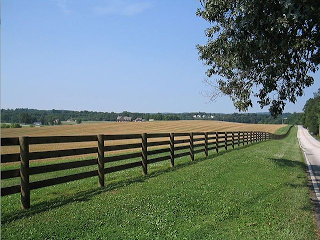
//> input picture image.png, 320 x 240 px
$ ./houghlines image.png   (built with g++ and OpenCV 4)
//> lines starting //> are read from the running program, lines starting //| are printed output that depends on the picture
#include <cmath>
#include <iostream>

#include "opencv2/core/core.hpp"
#include "opencv2/highgui/highgui.hpp"
#include "opencv2/imgproc/imgproc.hpp"
#include "opencv2/gpu/gpu.hpp"

using namespace std;
using namespace cv;
using namespace cv::gpu;

static void help()
{
    cout << "This program demonstrates line finding with the Hough transform." << endl;
    cout << "Usage:" << endl;
    cout << "./gpu-example-houghlines <image_name>, Default is pic1.png\n" << endl;
}

int main(int argc, const char* argv[])
{
    const string filename = argc >= 2 ? argv[1] : "pic1.png";

    Mat src = imread(filename, IMREAD_GRAYSCALE);
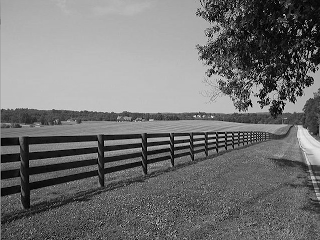
//> src: 240 rows x 320 cols, CV_8UC1; min 0, max 246, mean 115.5
    if (src.empty())
    {
        help();
        cout << "can not open " << filename << endl;
        return -1;
    }

    Mat mask;
    Canny(src, mask, 100, 200, 3);
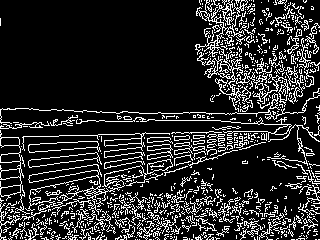
//> mask: 240 rows x 320 cols, CV_8UC1; 16.3% white in thin lines or dots

    Mat dst_cpu;
    cvtColor(mask, dst_cpu, CV_GRAY2BGR);
//> dst_cpu: 240 rows x 320 cols, CV_8UC3; 16.3% white in thin lines or dots
    Mat dst_gpu = dst_cpu.clone();

    int maxLineGap = 20;
    int minLineLength = 20;

    vector<Vec4i> lines_cpu;
    {
        const int64 start = getTickCount();

        HoughLinesP(mask, lines_cpu, 1, CV_PI / 90, 20, minLineLength, maxLineGap);
//> lines_cpu = 265 lines (x1, y1, x2, y2), first 8: [169, 166, 318, 129], [55, 236, 319, 30], [88, 177, 191, 132], [135, 167, 306, 105], [157, 239, 203, 181], [0, 211, 146, 113], [0, 222, 316, 233], [172, 143, 315, 138]

        const double timeSec = (getTickCount() - start) / getTickFrequency();
        cout << "CPU Time : " << timeSec * 1000 << " ms" << endl;
        cout << "CPU Found : " << lines_cpu.size() << endl;
//| CPU Found : 265
    }

    for (size_t i = 0; i < lines_cpu.size(); ++i)
    {
        Vec4i l = lines_cpu[i];
        line(dst_cpu, Point(l[0], l[1]), Point(l[2], l[3]), Scalar(0, 0, 255), 3, CV_AA);
    }
//> this loop made 265 passes
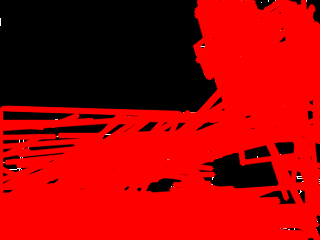
//> dst_cpu: 240 rows x 320 cols, CV_8UC3; mean B, G, R 0.3, 0.3, 164.3

//> (the run ends here: the program needs code that is not available in this run, at `GpuMat d_src(mask);`)
